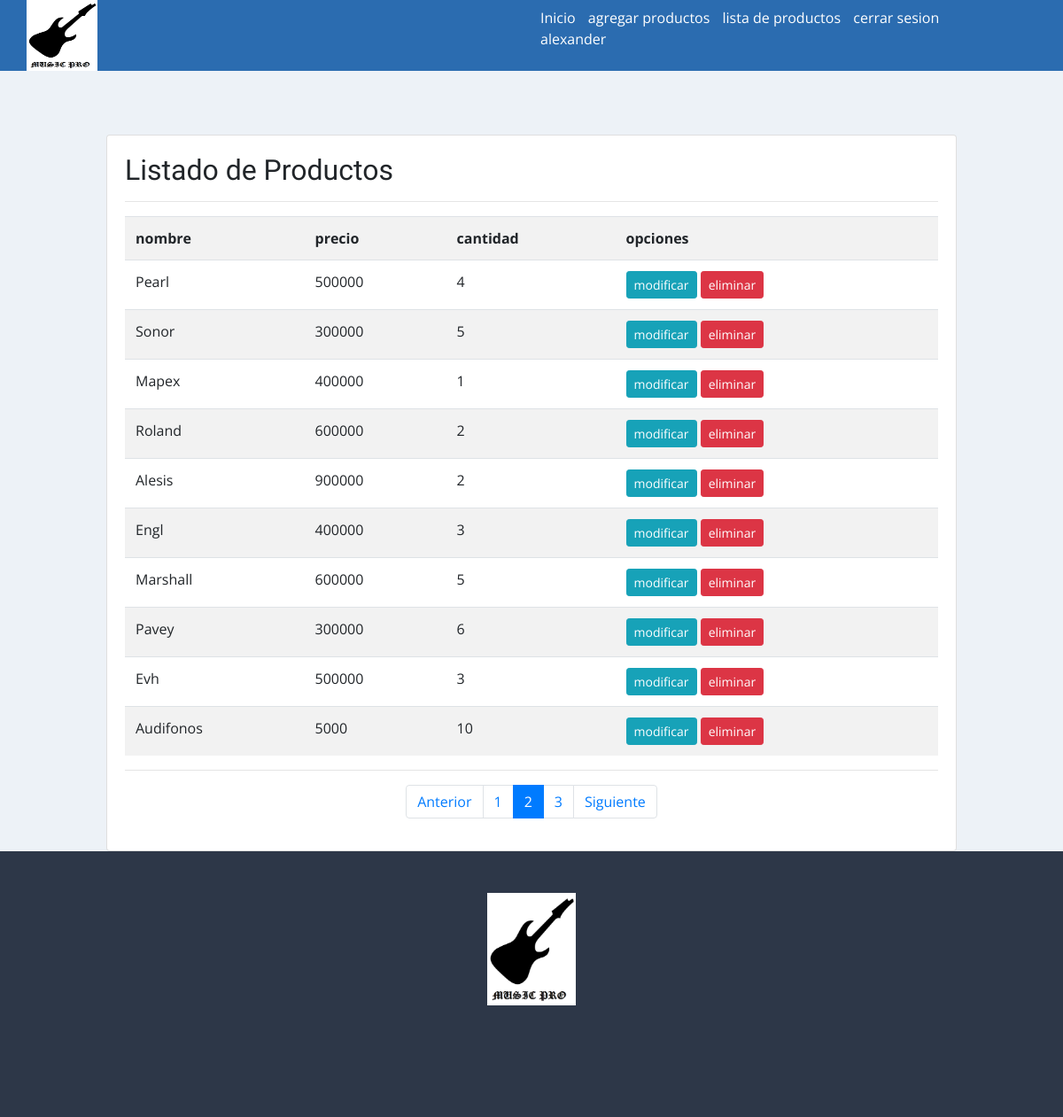
The app's page /listar-insumos/?page=2 (signed in) with its own data.
### app/models.py (models this page shows, shortened)
class Insumos(models.Model):
    nombre = models.CharField(max_length=125)
    precio = models.IntegerField()
    cantidad = models.IntegerField()
    categoria = models.IntegerField(choices=categoria_instrumento)
    tipo = models.IntegerField(choices=tipo_instrumento)
    imagen = models.ImageField(upload_to="insumos", null=True)

### app/views.py (the view)
# urls.py: path('listar-insumos/', listar_insumos, name="listar_insumos"),
@permission_required('app.view_insumos')
def listar_insumos(request):
    insumos = Insumos.objects.all()
    page = request.GET.get('page', 1)
    try:
        paginator = Paginator(insumos, 10)
        insumos = paginator.page(page)
    except:
        raise Http404
    data = {
        'entity': insumos,
        'paginator':paginator
    }
    return render(request, 'app/insumos/listar.html', data)

### app/templates/app/insumos/listar.html (shortened to what this page needs)
{% extends 'app/base.html' %}
{% block contenido %}
{% load humanize %}
<br>
<br>
<br>
<div class="card">
    <div class="card-body">
        <h2>Listado de Productos</h2>
        <hr>
        <table class="table table-striped table-hover table-responsive-sm">
            <tr>
                <th>nombre</th>
                <th>precio</th>
                <th>cantidad</th>
                <th>opciones</th>
            </tr>
            {% for p in entity %}
            <tr>
                <td>{{ p.nombre  | title }}</td>
                <td>{{ p.precio }}</td>
                <td>{{ p.cantidad }}</td>
                <td>
                    {% if perms.app.change_insumos %}
                    <a href="{% url 'modificar_insumos' p.id %}" class="btn btn-info btn-sm">modificar</a>
                    {% endif %}
                    {% if perms.app.delete_insumos %}
                    <a href="#" onclick="EliminarInsumos({{ p.id }})" class="btn btn-danger btn-sm">eliminar</a>
                    {% endif %}
                </td>
            </tr>
            {% endfor %}
        </table>
        <hr>
        <div>
            {% include 'app/paginator.html' %}
        </div>
    </div>
</div>
{% endblock %}

### app/templates/app/base.html (shortened to what this page needs)
<!DOCTYPE html>
<html lang="es">
<head>
    <link rel="stylesheet" href="https://cdn.jsdelivr.net/npm/bootstrap@4.5.3/dist/css/bootstrap.min.css">
    {% load static %}
    {% load pwa %}
    <link rel="stylesheet" href="{% static 'app/css/estilos.css' %}">
</head>
<body>
    <header id="header">
        <div class="contenedor_logo">
            <img  class="logo"  src="{% static 'app/img/icono/Imagen1.png' %}" alt="logo">
        </div>
        <div>
            <nav id = "nav">
                <ul>
                    <li>
                        <a href="{% url 'home' %}"> Inicio </a>
                    </li>
                    {% if perms.app.add_insumos %}
                    <li>
                        <a href="{% url 'agregar_insumos' %}"> agregar productos </a>
                    </li>
                    {% endif %}
                    {% if perms.app.view_insumos %}
                    <li>
                        <a href="{% url 'listar_insumos' %}"> lista de productos </a>
                    </li>
                    {% endif %}
                    {% if user.is_authenticated %}
                    <li>
                        <a href="{% url 'logout' %}">cerrar sesion</a>
                    </li>
                    <li>
                        <a href="#">{{ user.username }}</a>
                    </li>
                    {% endif %}
                </ul>
            </nav>
        </div>
    </header>
    <div id="contenido">
        {% block contenido %}
        {% endblock %}
    </div>
    <footer>
        <div class="logo_footer">
            <img src="{% static 'app/img/icono/Imagen1.png' %}" alt="logo">
        </div>
        <div>
            <nav id = "nav">
            </nav>
        </div>
    </footer>
</body>
</html>

### app/static/app/css/estilos.css (style rules this page uses)
* { margin:0; padding:0; }
body { background-color:#EDF2F7; font-family: 'Open Sans', sans-serif; }
h1,h2 { font-family: 'Balsamiq Sans', cursive; }
header { width: 100%; height: 80px; background-color: #2B6CB0; display: flex; justify-content: space-between; }
header > div { width: 50%; }
.contenedor_logo { display: flex; align-items: center; }
.logo { width: 80px; margin-left: 30px; height: 80px; }
nav { display: flex; justify-content: flex-end; align-items: center; height: 100%; }
nav > ul { margin-right: 50px; }
nav > ul > li { display: inline; margin-left: 10px; }
nav a { color:white; text-decoration: none; }
#contenido { width: 80%; margin:auto; max-width: 1280px; min-height: 100vh; }
footer { width: 100%; height: 300px; background-color: #2D3748; }
footer > .logo_footer { display: flex; justify-content: center; align-items: center; height: calc(100% - 80px); }
footer > .logo_footer > img { width: 100px; }
footer > div { display: flex; justify-content: center; align-items: center; }

### records on screen
Insumos: nombre "Pearl", precio "500000", cantidad "4"
Insumos: nombre "Sonor", precio "300000", cantidad "5"
Insumos: nombre "Mapex", precio "400000", cantidad "1"
Insumos: nombre "Roland", precio "600000", cantidad "2"
Insumos: nombre "Alesis", precio "900000", cantidad "2"
Insumos: nombre "Engl", precio "400000", cantidad "3"
Insumos: nombre "Marshall", precio "600000", cantidad "5"
Insumos: nombre "Pavey", precio "300000", cantidad "6"
Insumos: nombre "Evh", precio "500000", cantidad "3"
Insumos: nombre "Audifonos", precio "5000", cantidad "10"

### other values on screen
{{ user.username }} "alexander"
{{ page }} "1" "2" "3"
